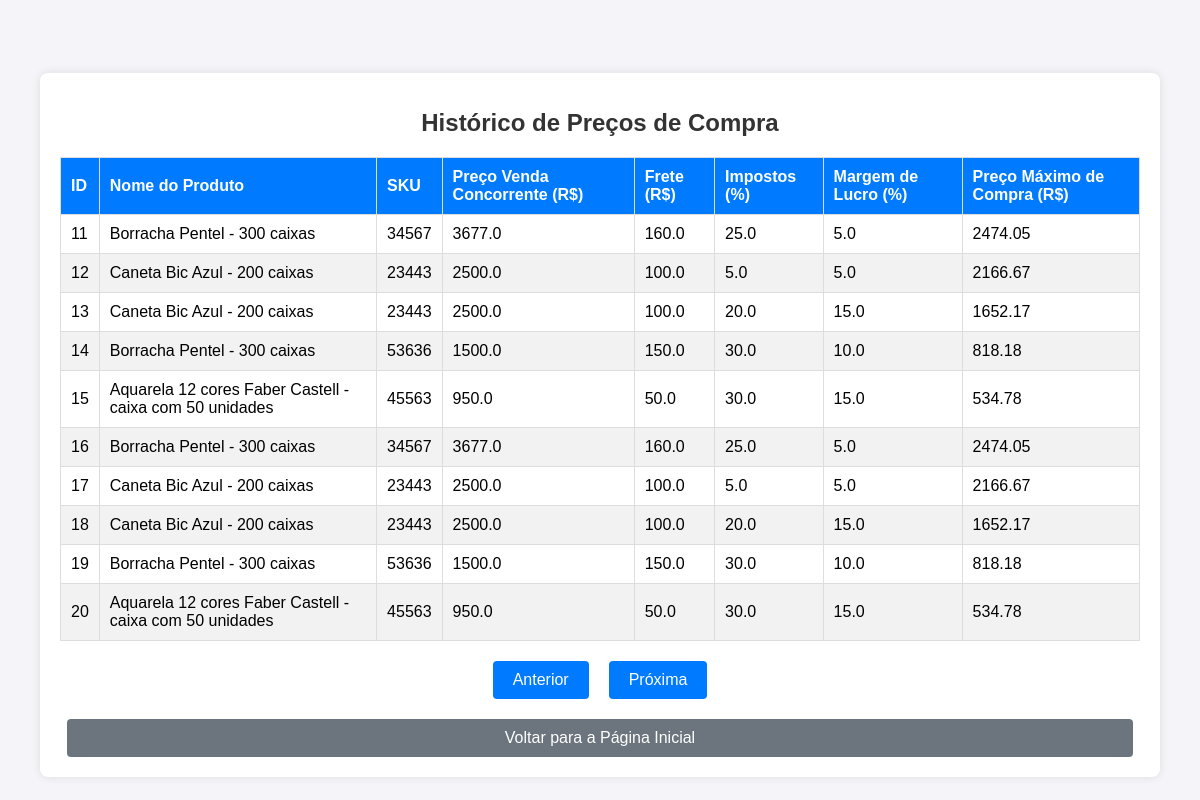
The page /ver_preco_compra?pagina=2 on the database its author committed.
### tables this page shows
CREATE TABLE preco_compra (
        id INTEGER PRIMARY KEY AUTOINCREMENT,
        nome_produto TEXT NOT NULL,
        sku TEXT NOT NULL,
        preco_venda_concorrente REAL NOT NULL,
        frete REAL NOT NULL,
        impostos_percentual REAL NOT NULL,
        margem_lucro_percentual REAL NOT NULL,
        preco_max_compra REAL NOT NULL
    );

### app.py (the view)
@app.route('/ver_preco_compra')
def ver_preco_compra():
    pagina = request.args.get('pagina', 1, type=int)  # Obter o número da página atual
    por_pagina = 10  # Definir quantos registros por página
    rows = get_historico_compra(pagina, por_pagina)
    return render_template('ver_preco_compra.html', rows=rows, pagina=pagina)

### app.py (called while the page is built)
def get_historico_compra(pagina, por_pagina):
    conn = sqlite3.connect('smart_pricing.db')
    cursor = conn.cursor()
    offset = (pagina - 1) * por_pagina  # Cálculo para o deslocamento
    cursor.execute(f"SELECT * FROM preco_compra LIMIT {por_pagina} OFFSET {offset}")
    rows = cursor.fetchall()
    conn.close()
    return rows

### templates/ver_preco_compra.html (shortened to what this page needs)
<!DOCTYPE html>
<html lang="pt-BR">
<head>
    <link rel="stylesheet" href="{{ url_for('static', filename='styles.css') }}">
</head>
<body>
    <div class="container-table">
        <h1>Histórico de Preços de Compra</h1>
        <table class="table">
            <thead>
                <tr>
                    <th>ID</th>
                    <th>Nome do Produto</th>
                    <th>SKU</th>
                    <th>Preço Venda Concorrente (R$)</th>
                    <th>Frete (R$)</th>
                    <th>Impostos (%)</th>
                    <th>Margem de Lucro (%)</th>
                    <th>Preço Máximo de Compra (R$)</th>
                </tr>
            </thead>
            <tbody>
                {% for row in rows %}
                <tr>
                    <td>{{ row[0] }}</td>
                    <td>{{ row[1] }}</td>
                    <td>{{ row[2] }}</td>
                    <td>{{ row[3] }}</td>
                    <td>{{ row[4] }}</td>
                    <td>{{ row[5] }}</td>
                    <td>{{ row[6] }}</td>
                    <td>{{ row[7] }}</td>
                </tr>
                {% endfor %}
            </tbody>
        </table>
        <div class="pagination">
            <a href="?pagina={{ pagina - 1 }}" {% if pagina == 1 %} class="disabled" {% endif %}>Anterior</a>
            <a href="?pagina={{ pagina + 1 }}">Próxima</a>
        </div>
        <a href="/" class="button-voltar-tabela">Voltar para a Página Inicial</a>
    </div>
</body>
</html>

### static/styles.css (style rules this page uses)
body { font-family: Arial, sans-serif; background-color: #f4f4f9; display: flex; justify-content: center; align-items: center; height: 100vh; margin: 0; }
.container-table { background-color: white; padding: 20px; border-radius: 8px; box-shadow: 0 0 10px rgba(0, 0, 0, 0.1); width: 90%; max-width: 1200px; margin-top: 50px; }
h1 { text-align: center; margin-bottom: 20px; font-size: 24px; color: #333; }
.button-voltar-tabela { width: 95%; padding: 10px 20px; background-color: #6c757d; color: white; border: none; border-radius: 4px; cursor: pointer; font-size: 16px; text-align: center; text-decoration: none; display: inline-block; margin-top: 20px; transition: background-color 0.3s ease; margin-left: auto; margin-right: auto; display: block; }
.table { width: 100%; border-collapse: collapse; margin-bottom: 20px; font-size: 16px; }
.table th, .table td { border: 1px solid #ddd; padding: 10px; text-align: left; }
.table th { background-color: #007bff; color: white; font-weight: bold; text-align: center; }
.table tr:nth-child(even) { background-color: #f2f2f2; }
.table td { text-align: center; }
.pagination { display: flex; justify-content: center; margin-top: 20px; }
.pagination a { background-color: #007bff; color: white; padding: 10px 20px; border-radius: 4px; text-decoration: none; margin: 0 10px; transition: background-color 0.3s ease; }

### rows shown on the page
preco_compra: id "11", nome_produto "Borracha Pentel - 300 caixas", sku "34567", preco_venda_concorrente "3677.0", frete "160.0", impostos_percentual "25.0", margem_lucro_percentual "5.0", preco_max_compra "2474.05"
preco_compra: id "12", nome_produto "Caneta Bic Azul - 200 caixas", sku "23443", preco_venda_concorrente "2500.0", frete "100.0", impostos_percentual "5.0", margem_lucro_percentual "5.0", preco_max_compra "2166.67"
preco_compra: id "13", nome_produto "Caneta Bic Azul - 200 caixas", sku "23443", preco_venda_concorrente "2500.0", frete "100.0", impostos_percentual "20.0", margem_lucro_percentual "15.0", preco_max_compra "1652.17"
preco_compra: id "14", nome_produto "Borracha Pentel - 300 caixas", sku "53636", preco_venda_concorrente "1500.0", frete "150.0", impostos_percentual "30.0", margem_lucro_percentual "10.0", preco_max_compra "818.18"
preco_compra: id "15", nome_produto "Aquarela 12 cores Faber Castell - caixa com 50 unidades", sku "45563", preco_venda_concorrente "950.0", frete "50.0", impostos_percentual "30.0", margem_lucro_percentual "15.0", preco_max_compra "534.78"
preco_compra: id "16", nome_produto "Borracha Pentel - 300 caixas", sku "34567", preco_venda_concorrente "3677.0", frete "160.0", impostos_percentual "25.0", margem_lucro_percentual "5.0", preco_max_compra "2474.05"
preco_compra: id "17", nome_produto "Caneta Bic Azul - 200 caixas", sku "23443", preco_venda_concorrente "2500.0", frete "100.0", impostos_percentual "5.0", margem_lucro_percentual "5.0", preco_max_compra "2166.67"
preco_compra: id "18", nome_produto "Caneta Bic Azul - 200 caixas", sku "23443", preco_venda_concorrente "2500.0", frete "100.0", impostos_percentual "20.0", margem_lucro_percentual "15.0", preco_max_compra "1652.17"
preco_compra: id "19", nome_produto "Borracha Pentel - 300 caixas", sku "53636", preco_venda_concorrente "1500.0", frete "150.0", impostos_percentual "30.0", margem_lucro_percentual "10.0", preco_max_compra "818.18"
preco_compra: id "20", nome_produto "Aquarela 12 cores Faber Castell - caixa com 50 unidades", sku "45563", preco_venda_concorrente "950.0", frete "50.0", impostos_percentual "30.0", margem_lucro_percentual "15.0", preco_max_compra "534.78"
